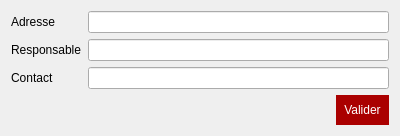
<?xml version="1.0" encoding="UTF-8"?>
<ui version="4.0">
 <class>AjouterPointDeVente</class>
 <widget class="QDialog" name="AjouterPointDeVente">
  <property name="geometry">
   <rect>
    <x>0</x>
    <y>0</y>
    <width>400</width>
    <height>123</height>
   </rect>
  </property>
  <property name="minimumSize">
   <size>
    <width>400</width>
    <height>0</height>
   </size>
  </property>
  <property name="windowTitle">
   <string>Ajouter un point de vente</string>
  </property>
  <layout class="QVBoxLayout" name="verticalLayout">
   <item>
    <layout class="QFormLayout" name="formLayout">
     <item row="0" column="0">
      <widget class="QLabel" name="label">
       <property name="text">
        <string>Adresse</string>
       </property>
      </widget>
     </item>
     <item row="1" column="0">
      <widget class="QLabel" name="label_2">
       <property name="text">
        <string>Responsable</string>
       </property>
      </widget>
     </item>
     <item row="2" column="0">
      <widget class="QLabel" name="label_3">
       <property name="text">
        <string>Contact</string>
       </property>
      </widget>
     </item>
     <item row="0" column="1">
      <widget class="QLineEdit" name="lineEdit"/>
     </item>
     <item row="1" column="1">
      <widget class="QLineEdit" name="lineEdit_2"/>
     </item>
     <item row="2" column="1">
      <widget class="QLineEdit" name="lineEdit_3"/>
     </item>
    </layout>
   </item>
   <item>
    <layout class="QHBoxLayout" name="horizontalLayout">
     <item>
      <spacer name="horizontalSpacer">
       <property name="orientation">
        <enum>Qt::Horizontal</enum>
       </property>
       <property name="sizeHint" stdset="0">
        <size>
         <width>40</width>
         <height>20</height>
        </size>
       </property>
      </spacer>
     </item>
     <item>
      <widget class="QPushButton" name="pushButton">
       <property name="styleSheet">
        <string notr="true">background-color:rgb(170,0,0);
border:none;
padding:8;
color:white;</string>
       </property>
       <property name="text">
        <string>Valider</string>
       </property>
      </widget>
     </item>
    </layout>
   </item>
  </layout>
 </widget>
 <resources/>
 <connections/>
</ui>
